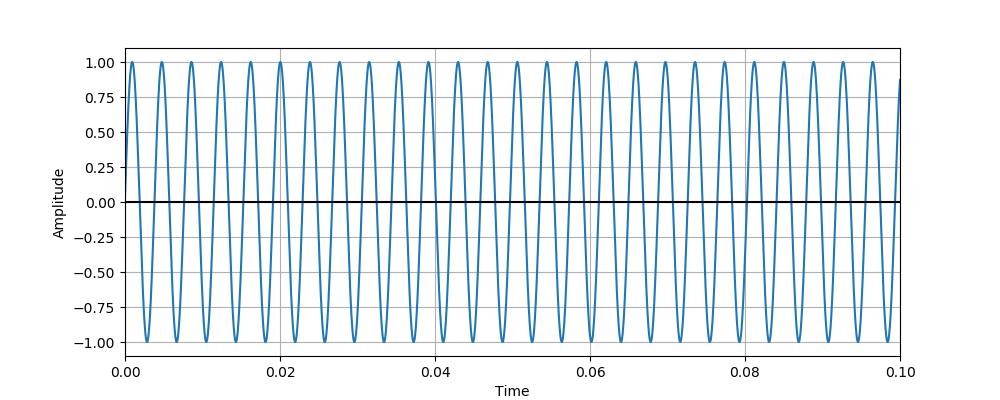

Generate this figure with Python:
# Author:  Martin McBride
# Created: 2021-09-12
# Copyright (C) 2021, Martin McBride
# License: MIT

from pysound.buffer import BufferParams
from pysound.oscillators import sine_wave
from pysound import soundfile
from pysound.const import Notes
from pysound.graphs import Plotter

## Create a sine wave middle C
params = BufferParams()
out = sine_wave(params, frequency=Notes.C4)
soundfile.save(params, '/tmp/sine-c4.wav', out)

## Plot a graph of the first part of the previous sine wave
Plotter(params, 'sine-c4.png', out).with_timerange(0, 0.1).plot()



